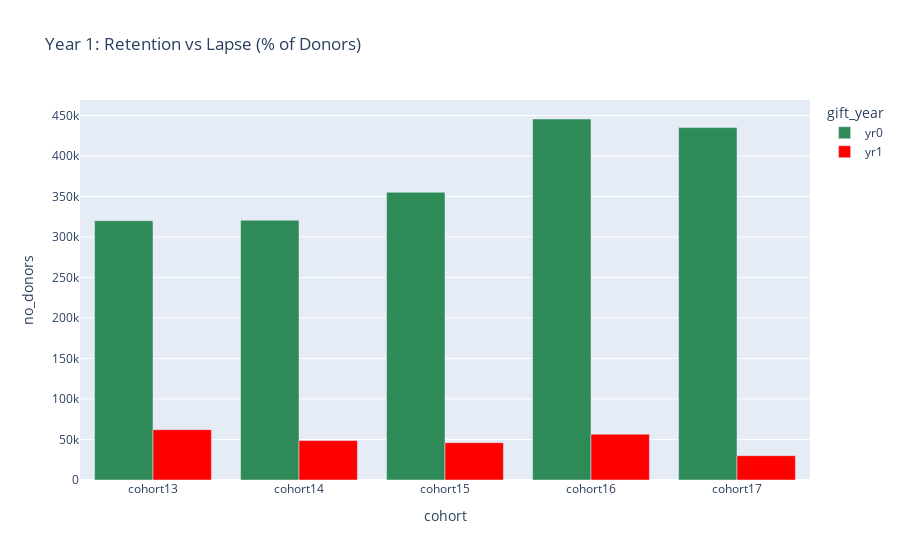

This figure's notebook cell:
### Code cell
fig = px.bar(d3.query('gift_year != "yr2" & gift_year != "yr3"').groupby(['cohort', 'gift_year']).sum().reset_index(), x="cohort", y='no_donors',
            title="Year 1: Retention vs Lapse (% of Donors)", color='gift_year', barmode='group',
            color_discrete_sequence =['seagreen','red'])
 #barmode='group', labels={'index':'year', 'y':'amount ($)'}, 
fig.update_xaxes(type='category')
fig.show()

### Figure 1 — Plotly figure (JSON) as saved in the notebook; plotly's stock layout.template omitted (floating-point values rounded to 4 significant figures)
{"data": [{"alignmentgroup": "True", "hovertemplate": "gift_year=yr0<br>cohort=%{x}<br>no_donors=%{y}<extra></extra>", "legendgroup": "yr0", "marker": {"color": "seagreen"}, "name": "yr0", "offsetgroup": "yr0", "orientation": "v", "showlegend": true, "textposition": "auto", "type": "bar", "x": ["cohort13", "cohort14", "cohort15", "cohort16", "cohort17"], "xaxis": "x", "y": [320069, 320673, 355137, 445598, 434991], "yaxis": "y"}, {"alignmentgroup": "True", "hovertemplate": "gift_year=yr1<br>cohort=%{x}<br>no_donors=%{y}<extra></extra>", "legendgroup": "yr1", "marker": {"color": "red"}, "name": "yr1", "offsetgroup": "yr1", "orientation": "v", "showlegend": true, "textposition": "auto", "type": "bar", "x": ["cohort13", "cohort14", "cohort15", "cohort16", "cohort17"], "xaxis": "x", "y": [62130, 48667, 46078, 56538, 29990], "yaxis": "y"}], "layout": {"barmode": "group", "legend": {"title": {"text": "gift_year"}, "tracegroupgap": 0}, "title": {"text": "Year 1: Retention vs Lapse (% of Donors)"}, "xaxis": {"anchor": "y", "domain": [0, 1], "title": {"text": "cohort"}, "type": "category"}, "yaxis": {"anchor": "x", "domain": [0, 1], "title": {"text": "no_donors"}}}}
